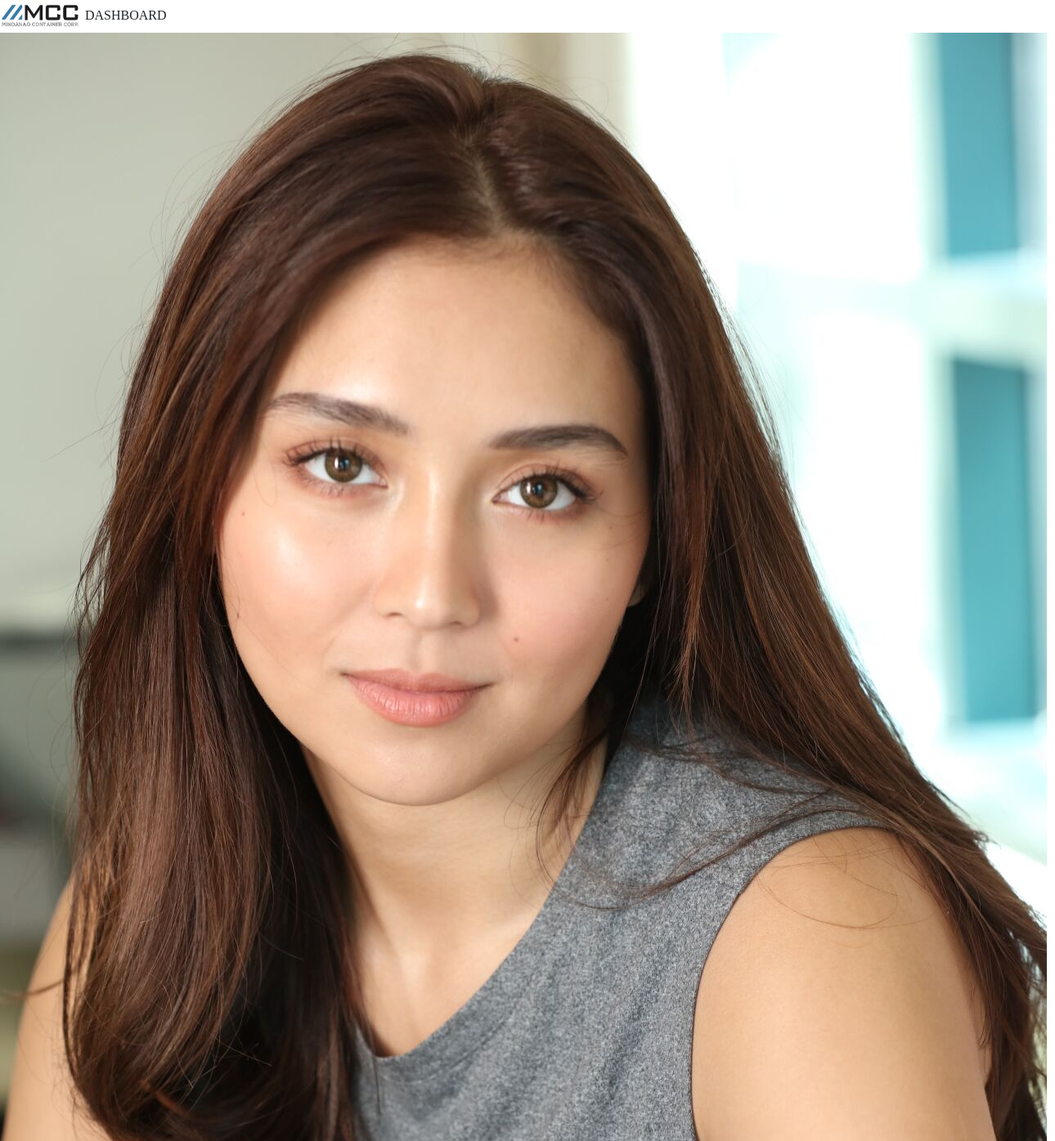
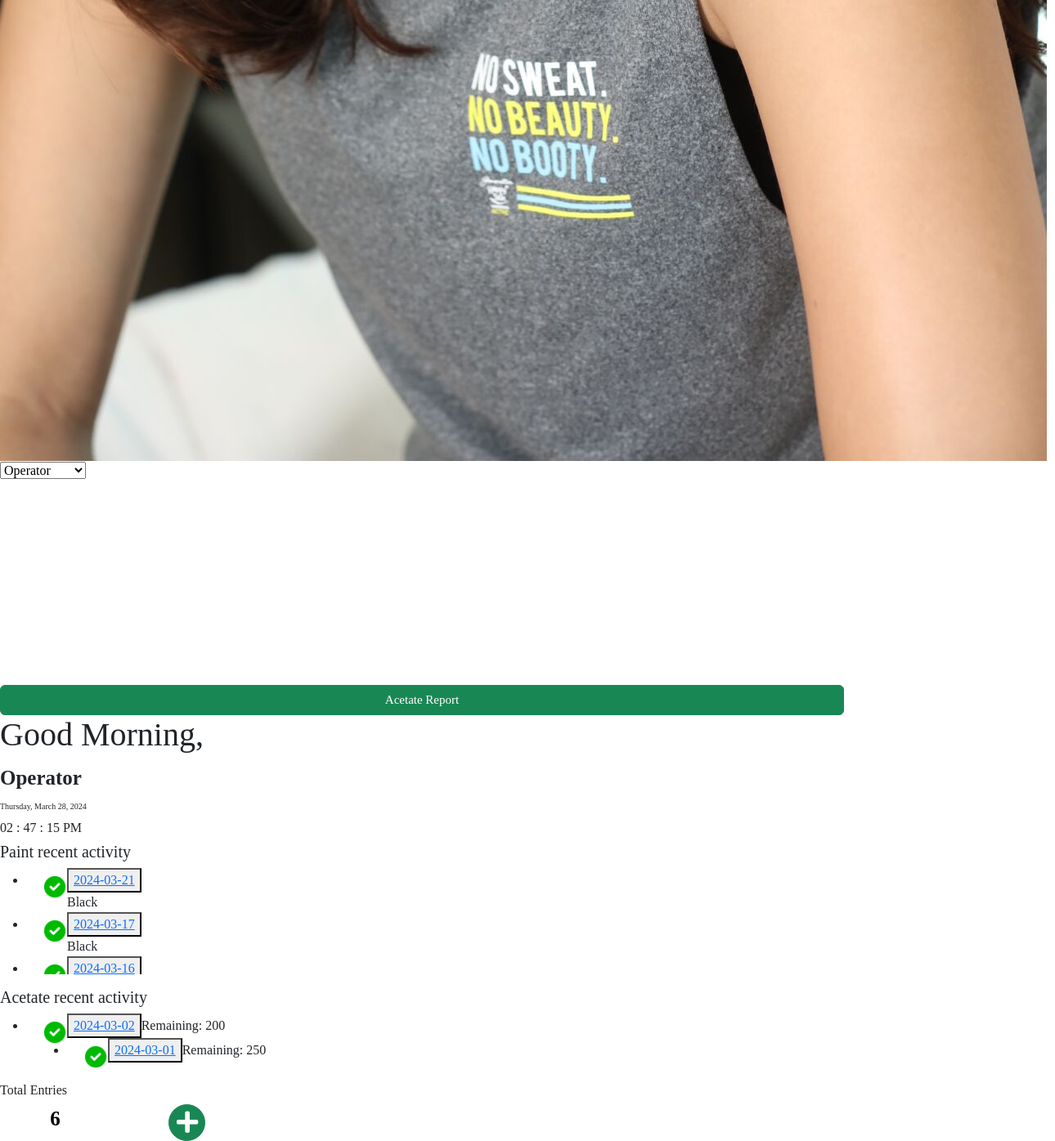
The app's page /mobileDashboard.php (signed in) with its own data (2 pictures, top to bottom).
### tables this page shows
CREATE TABLE `tbl_user` (
  `userID` int(100) NOT NULL,
  `Level` varchar(100) NOT NULL,
  `Name` varchar(100) NOT NULL,
  `Username` varchar(100) NOT NULL,
  `Contact` varchar(100) NOT NULL,
  `Address` varchar(100) NOT NULL,
  `Profile_image` varchar(100) NOT NULL,
  `Email` varchar(100) NOT NULL,
  `Password` varchar(100) NOT NULL
);

CREATE TABLE `tbl_entry` (
  `EntryID` int(100) NOT NULL,
  `userID` int(100) NOT NULL,
  `customerID` int(100) NOT NULL,
  `paintID` int(100) NOT NULL,
  `date` date NOT NULL,
  `batchNumber` int(100) NOT NULL,
  `diameter` int(100) NOT NULL,
  `height` int(100) NOT NULL,
  `Initialvolume` double NOT NULL,
  `initialPLiter` double NOT NULL,
  `initialALiter` double NOT NULL,
  `paintRatio` double NOT NULL,
  `acetateRatio` double NOT NULL,
  `NewacetateL` double NOT NULL,
  `NewpaintL` double NOT NULL,
  `sprayViscosity` int(100) NOT NULL,
  `quantity` int(100) NOT NULL,
  `Endingdiameter` int(100) NOT NULL,
  `Endingheight` int(100) NOT NULL,
  `Endingvolume` double NOT NULL,
  `endingPLiter` double NOT NULL,
  `endingALiter` double NOT NULL,
  `EndingpaintRatio` double NOT NULL,
  `EndingacetateRatio` double NOT NULL,
  `totalPLiter` double NOT NULL,
  `totalALiter` double NOT NULL,
  `paintYield` double NOT NULL,
  `acetateYield` double NOT NULL,
  `remarks` varchar(100) NOT NULL
);

CREATE TABLE `tbl_paint` (
  `paintID` int(100) NOT NULL,
  `supplierID` int(100) NOT NULL,
  `paint_color` varchar(100) NOT NULL
);

CREATE TABLE `tbl_acetatereport` (
  `acetateReportID` int(100) NOT NULL,
  `userID` int(100) NOT NULL,
  `Date` date NOT NULL,
  `Beginning` int(100) NOT NULL,
  `Withdrawal` int(100) NOT NULL,
  `ProductPUsage` int(100) NOT NULL,
  `Cleaning` int(100) NOT NULL,
  `Remaining` int(100) NOT NULL
);

### mobileDashboard.php (the view, shortened to what this page needs)
<?php
include 'connect.php';
$id = 2;
$sql = "Select * from `tbl_user` where userID=$id";
$result = mysqli_query($con, $sql);
$row = mysqli_fetch_assoc($result);
$Username = $row['Username'];
$Profile_image = $row['Profile_image'];
?>
<!DOCTYPE html>
<html lang="en">
<head>
    <link href="https://cdn.jsdelivr.net/npm/bootstrap@5.3.0-alpha3/dist/css/bootstrap.min.css" rel="stylesheet"
>
    <link rel="stylesheet" href="https://use.fontawesome.com/releases/v5.8.1/css/all.css">
</head>
<body>
    <header>
        <div class="header">
            <img src="IMAGES/logo.jpg" alt="Registration Image" width="100" height="40" class="logo">
            DASHBOARD
            <img src="uploaded_image/<?php echo $Profile_image; ?>" class="img-admin" id="image">
            <select class="dropdown" id="dropdown" required onchange="handleDropdownChange(this)">
                <option value="admin">
                    <?php echo $Username; ?>
                </option>
            </select>
        </div>
    </header>
    <main>
        <div class="M-container">
            <div class="xbox1 box1">
                <a href="mobileAcetateEntry.php" style="text-decoration: none; color: inherit; width:80%;">
                    <button type="button" class="btn btn-success" style="font-size:15px; margin-top: 250px; width:80%;">
                        Acetate Report
                    </button>
                </a>
            </div>
            <div class="xbox2 box2">
                <h1 class="morning" style="margin-bottom:10px;">Good Morning, <br><span
                        style="font-size:25px;font-weight: bold; text">
                        <?php echo $Username; ?>
                    </span></h1>
                <h2 style="font-size:10px;">
                    <?php echo date("l, F j, Y"); ?>
                </h2>
                <div class="clock">
                    <span id="hrs"></span>
                    <span class="margin">:</span>
                    <span id="minutes"></span>
                    <span class="margin">:</span>
                    <span id="sec"></span>
                    <span id="ampm"></span>
                </div>
            </div>
        </div>
        <div class="M-container">
            <div class="xbox3 box3">
                <h5 style="margin-top:5px;">Paint recent activity</h5>
                <ul class="recent-activity-list" style="overflow-y: auto; max-height: 130px; ">
                    <?php
                    include 'connect.php';
                    $sql = "SELECT entry.entryID, entry.date, paint.paint_color
                            FROM tbl_entry AS entry
                            LEFT JOIN tbl_paint AS paint ON entry.paintID = paint.paintID
                            WHERE entry.userID IN (SELECT userID FROM tbl_user WHERE Username = 'Operator')
                            ORDER BY entry.date DESC";
                    $result = mysqli_query($con, $sql);
                    if (mysqli_num_rows($result) > 0) {
                        while ($selected = mysqli_fetch_assoc($result)) {
                            echo '<li>';
                            echo '<img src="IMAGES/check.png" alt="Image" style="width: 30px; height: 30px; float: left; margin-left:20px; margin-top:8px;">';
                            echo "<button><a href='mobileUpdate.php?entryID={$selected['entryID']}'>{$selected['date']}</a></button>";
                            if (!empty ($selected['paint_color'])) {
                                echo "<br> {$selected['paint_color']}";
                            }
                            echo '</li>';
                        }
                    } else {
                        echo "<li>No recent activity</li>";
                    }
                    ?>
                </ul>
            </div>
            <div class="xbox5 box5">
            <h5>Acetate recent activity</h5>
                <ul class="acetaterecent-activity-list" style="overflow-y: auto; max-height: 130px; ">
                    <?php
                    include 'connect.php';
                    $sql = "SELECT acetateReport.acetateReportID, acetateReport.Date, acetateReport.Remaining
                            FROM tbl_acetatereport AS acetateReport
                            WHERE acetateReport.userID IN (SELECT userID FROM tbl_user WHERE Username = 'Operator')
                            ORDER BY acetateReport.Date DESC";
                    $result = mysqli_query($con, $sql);
                    if (mysqli_num_rows($result) > 0) {
                        while ($selected = mysqli_fetch_assoc($result)) {
                            echo '<li>';
                            echo '<img src="IMAGES/check.png" alt="Image" style="width: 30px; height: 30px; float: left; margin-left:20px; margin-top:8px;">';
                            echo "<button><a href='mobileAcetateUpdate.php?acetateReportID={$selected['acetateReportID']}'>{$selected['Date']}</a></button>";
                            if (!empty ($selected['Remaining'])) {
                                echo "Remaining: {$selected['Remaining']}";
                            }
                            echo '</li>';
                        }
                    } else {
                        echo "<li>No recent activity</li>";
                    }
                    ?>
                </ul>
            </div>
        </div>
        <div class="M-container">
            <div class="xbox4 box4">
                <?php
                include 'connect.php';
                $sql = "SELECT COUNT(*) AS totalEntries
                FROM tbl_entry AS entry
                INNER JOIN tbl_user AS user ON entry.userID = user.userID
                WHERE user.Username = 'Operator'";
                $result = mysqli_query($con, $sql);
                if ($result && mysqli_num_rows($result) > 0) {
                    $row = mysqli_fetch_assoc($result);
                    $totalEntries = $row['totalEntries'];
                } else {
                    $totalEntries = 0;
                }
                ?>
                <h6>Total Entries</h6>
                <input type="number"
                    style="width:150px;height:20px;margin-top:px;text-align:center; font-weight:bold; background-color:;border:none;font-size:25px;"
                    value="<?php echo $totalEntries; ?>" readonly>
                <a href="mobileDataEntry.php" style="text-decoration: none; color: inherit; width: 80%;">
                    <button type="button" class="btn btn-success"
                        style=" width: 45px; height:45px; border-radius:50px; margin-left:52px;">
                        <i class="fas fa-plus" style="font-size: 30px;margin-left:-3px;"></i>
                    </button>
                </a>
            </div>
    </main>
</body>
</html>

### mobileDashboard.php (style rules this page uses)
* { font-family: 'Noto+Serif+Makasar'; }

### records on screen
tbl_user: Profile_image (picture), Username "Operator"
tbl_entry: date "2024-03-21", paintID.paint_color "Black"
tbl_entry: date "2024-03-17", paintID.paint_color "Black"
tbl_entry: date "2024-03-16"
tbl_acetatereport: Date "2024-03-02", Remaining "200"
tbl_acetatereport: Date "2024-03-01", Remaining "250"
